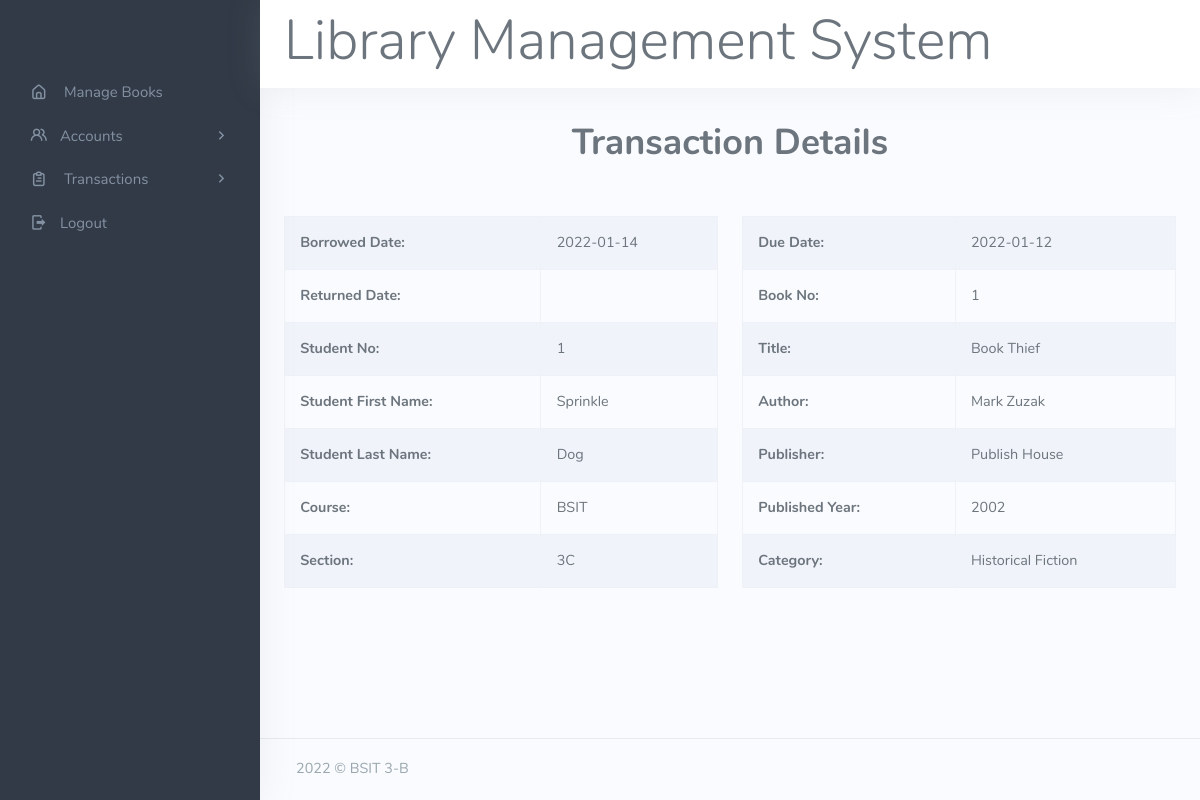
The app's page /details-borrow.php?id=7 with its own data.
### tables this page shows
CREATE TABLE `transaction` (
  `tran_id` int(11) NOT NULL,
  `book_id` int(11) NOT NULL,
  `student_id` int(11) NOT NULL,
  `date_borrowed` date NOT NULL DEFAULT current_timestamp(),
  `date_due` date NOT NULL,
  `date_returned` date DEFAULT NULL,
  `status` varchar(100) NOT NULL
);

CREATE TABLE `student` (
  `student_id` int(11) NOT NULL,
  `firstname` varchar(100) NOT NULL,
  `lastname` varchar(100) NOT NULL,
  `course` varchar(10) NOT NULL,
  `section` varchar(2) NOT NULL
);

CREATE TABLE `books` (
  `book_id` int(11) NOT NULL,
  `title` varchar(255) NOT NULL,
  `author` varchar(100) NOT NULL,
  `publisher` varchar(100) NOT NULL,
  `year` year(4) NOT NULL,
  `category` varchar(100) NOT NULL
);

### details-borrow.php (the view, shortened to what this page needs)
<?php
include('format/header.php');
include('format/sidebar.php');
?>
<?php
$tran_id = $_GET['id'];
$sql = "SELECT * FROM transaction
WHERE tran_id = '$tran_id' AND status = 'borrowed'";
$res = mysqli_query($conn, $sql);
if ($res == true) {
    $count = mysqli_num_rows($res);
    if ($count == 1) {
        $rows = mysqli_fetch_assoc($res);
        $book_id = $rows['book_id'];
        $student_id = $rows['student_id'];
        $date_borrowed = $rows['date_borrowed'];
        $date_due = $rows['date_due'];
        if (isset($student_id)) {
            $studentsql = "SELECT * FROM student WHERE student_id = $student_id";
            $res = mysqli_query($conn, $studentsql);
            if ($res == true) {
                $count = mysqli_num_rows($res);
                if ($count == 1) {
                    $row = mysqli_fetch_assoc($res);
                    $student_id = $row['student_id'];
                    $firstname = $row['firstname'];
                    $lastname = $row['lastname'];
                    $course = $row['course'];
                    $section = $row['section'];
                }
            }
        }
        if (isset($book_id)) {
            $booksql = "SELECT * FROM books WHERE book_id = $book_id";
            $res = mysqli_query($conn, $booksql);
            if ($res == true) {
                $count = mysqli_num_rows($res);
                if ($count == 1) {
                    $row = mysqli_fetch_assoc($res);
                    $book_id = $row['book_id'];
                    $title = $row['title'];
                    $author = $row['author'];
                    $publisher = $row['publisher'];
                    $year = $row['year'];
                    $category = $row['category'];
                }
            }
        }
    } else {
        echo "ERROR! NO INFO" . mysqli_error($conn);
    }
}
?>
<div class="container-fluid">
    <br>
    <h1 class="text-center">Transaction Details</h1>
    <br>
    <div class="row">
        <div class="col">
            <form action="" method="POST">
                <br>
                <table class="table table-bordered table-striped">
                    <tr>
                        <th>Borrowed Date:</th>
                        <td><?php echo $date_borrowed  ?> </td>
                    </tr>
                    <tr>
                        <th>Returned Date:</th>
                        <td> </td>
                    </tr>
                    <tr>
                        <th>Student No:</th>
                        <td><?php echo $student_id  ?> </td>
                    </tr>
                    <tr>
                        <th>Student First Name: </th>
                        <td><?php echo $firstname  ?> </td>
                    </tr>
                    <tr>
                        <th>Student Last Name: </th>
                        <td><?php echo $lastname  ?> </td>
                    </tr>
                    <tr>
                        <th>Course: </th>
                        <td><?php echo $course  ?> </td>
                    </tr>
                    <tr>
                        <th>Section: </th>
                        <td><?php echo $section  ?> </td>
                    </tr>
                </table>
        </div>
        <div class="col">
            <br>
            <table class="table table-bordered table-striped">
                <tr>
                    <th>Due Date:</th>
                    <td><?php echo $date_due  ?> </td>
                </tr>
                <tr>
                    <th>Book No:</th>
                    <td><?php echo $book_id  ?> </td>
                </tr>
                <tr>
                    <th>Title:</th>
                    <td><?php echo $title  ?> </td>
                </tr>
                <tr>
                    <th>Author:</th>
                    <td><?php echo $author  ?> </td>
                </tr>
                <tr>
                    <th>Publisher:</th>
                    <td><?php echo $publisher  ?> </td>
                </tr>
                <tr>
                    <th>Published Year:</th>
                    <td><?php echo $year  ?> </td>
                </tr>
                <tr>
                    <th>Category:</th>
                    <td><?php echo $category  ?></td>
                </tr>
            </table>
        </div>
    </div>
</div>
</div>
<?php include('format/footer.php'); ?>

### records on screen
transaction: date_borrowed "2022-01-14", date_due "2022-01-12"
student: student_id "1", firstname "Sprinkle", lastname "Dog", course "BSIT", section "3C"
books: book_id "1", title "Book Thief", author "Mark Zuzak", publisher "Publish House", year "2002", category "Historical Fiction"
